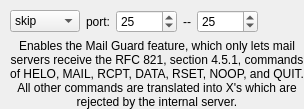
         <widget class="QWidget" name="label661">
          <attribute name="title">
           <string>smtp</string>
          </attribute>
          <layout class="QGridLayout">
           <property name="leftMargin">
            <number>10</number>
           </property>
           <property name="topMargin">
            <number>10</number>
           </property>
           <property name="rightMargin">
            <number>0</number>
           </property>
           <property name="bottomMargin">
            <number>0</number>
           </property>
           <item row="1" column="0" colspan="6">
            <widget class="QLabel" name="label703">
             <property name="text">
              <string>Enables the Mail Guard feature, which only lets mail servers receive the RFC 821, section 4.5.1, commands of HELO, MAIL, RCPT, DATA, RSET, NOOP, and QUIT. All other commands are translated into X's which are rejected by the internal server.</string>
             </property>
             <property name="alignment">
              <set>Qt::AlignCenter</set>
             </property>
             <property name="wordWrap">
              <bool>true</bool>
             </property>
            </widget>
           </item>
           <item row="0" column="1">
            <widget class="QLabel" name="label702">
             <property name="text">
              <string>port:</string>
             </property>
             <property name="alignment">
              <set>Qt::AlignCenter</set>
             </property>
             <property name="wordWrap">
              <bool>false</bool>
             </property>
             <property name="buddy">
              <cstring>pix_ctiqbe_port</cstring>
             </property>
            </widget>
           </item>
           <item row="0" column="3">
            <widget class="QLabel" name="label704">
             <property name="text">
              <string>--</string>
             </property>
             <property name="alignment">
              <set>Qt::AlignCenter</set>
             </property>
             <property name="wordWrap">
              <bool>false</bool>
             </property>
            </widget>
           </item>
           <item row="0" column="4">
            <widget class="QSpinBox" name="pix_smtp_port2">
             <property name="minimum">
              <number>1</number>
             </property>
             <property name="maximum">
              <number>65535</number>
             </property>
             <property name="value">
              <number>25</number>
             </property>
            </widget>
           </item>
           <item row="0" column="2">
            <widget class="QSpinBox" name="pix_smtp_port1">
             <property name="minimum">
              <number>1</number>
             </property>
             <property name="maximum">
              <number>65535</number>
             </property>
             <property name="value">
              <number>25</number>
             </property>
            </widget>
           </item>
           <item row="0" column="5">
            <spacer>
             <property name="orientation">
              <enum>Qt::Horizontal</enum>
             </property>
             <property name="sizeType">
              <enum>QSizePolicy::Expanding</enum>
             </property>
             <property name="sizeHint" stdset="0">
              <size>
               <width>40</width>
               <height>20</height>
              </size>
             </property>
            </spacer>
           </item>
           <item row="0" column="0">
            <widget class="QComboBox" name="pix_smtp_switch">
             <item>
              <property name="text">
               <string>skip</string>
              </property>
             </item>
             <item>
              <property name="text">
               <string>enable</string>
              </property>
             </item>
             <item>
              <property name="text">
               <string>disable</string>
              </property>
             </item>
            </widget>
           </item>
          </layout>
         </widget>
